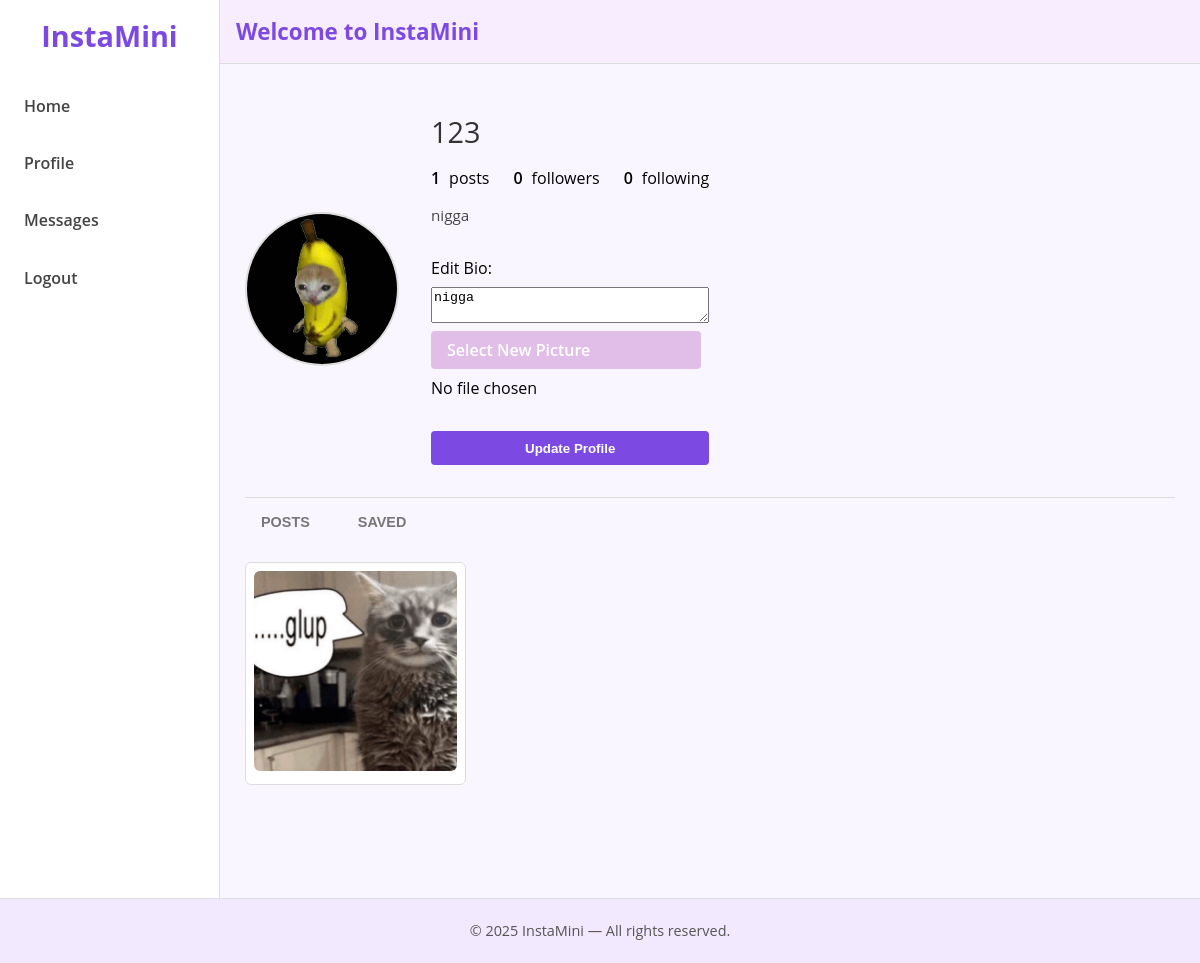
Screenshot of /profile (signed in) with the database file from the repository.
### tables this page shows
CREATE TABLE users (
                id INTEGER PRIMARY KEY AUTOINCREMENT,
                username TEXT UNIQUE NOT NULL,
                password_hash TEXT NOT NULL,
                profile_picture TEXT,
                bio TEXT
            );

CREATE TABLE posts (
                id INTEGER PRIMARY KEY AUTOINCREMENT,
                user_id INTEGER NOT NULL,
                content TEXT,
                media_filename TEXT,
                created_at DATETIME NOT NULL,
                FOREIGN KEY(user_id) REFERENCES users(id)
            );

### app.py (the view, shortened to what this page needs)
@app.route("/profile", methods=["GET", "POST"])
def profile():
    user_id = get_current_user_id()
    if not user_id:
        return redirect(url_for("login"))
    conn = get_db_connection()
    user = conn.execute("SELECT * FROM users WHERE id=?", (user_id,)).fetchone()
    user = conn.execute("SELECT * FROM users WHERE id=?", (user_id,)).fetchone()
    raw_posts = conn.execute("""
        SELECT p.*, u.username, u.profile_picture
        FROM posts p
        JOIN users u ON p.user_id = u.id
        WHERE p.user_id=?
        ORDER BY p.created_at DESC
    """, (user_id,)).fetchall()
    posts = []
    for p in raw_posts:
        lr = conn.execute("SELECT COUNT(*) AS c FROM likes WHERE post_id=?", (p["id"],)).fetchone()
        like_count = lr["c"] if lr else 0
        posts.append({
            "id": p["id"],
            "content": p["content"],
            "media_filename": p["media_filename"],
            "created_at": p["created_at"],
            "username": p["username"],
            "profile_picture": p["profile_picture"],
            "like_count": like_count
        })
    raw_saved = conn.execute("""
        SELECT p.*, u.username, u.profile_picture
        FROM saved_posts s
        JOIN posts p ON s.post_id = p.id
        JOIN users u ON p.user_id = u.id
        WHERE s.user_id=?
        ORDER BY p.created_at DESC
    """, (user_id,)).fetchall()
    saved_posts = []
    for sp in raw_saved:
        lr = conn.execute("SELECT COUNT(*) AS c FROM likes WHERE post_id=?", (sp["id"],)).fetchone()
        like_count = lr["c"] if lr else 0
        saved_posts.append({
            "id": sp["id"],
            "content": sp["content"],
            "media_filename": sp["media_filename"],
            "created_at": sp["created_at"],
            "username": sp["username"],
            "profile_picture": sp["profile_picture"],
            "like_count": like_count
        })
    conn.close()
    user_post_count = len(posts)
    return render_template("profile.html",
                           user=user,
                           posts=posts,
                           saved_posts=saved_posts,
                           user_post_count=user_post_count)

### app.py (called while the page is built)
def get_db_connection():
    conn = sqlite3.connect(DATABASE)
    conn.row_factory = sqlite3.Row
    return conn

def get_current_user_id():
    return session.get("user_id")

### templates/profile.html (shortened to what this page needs)
{% extends "base.html" %}
{% block content %}
<div class="profile-page-instagram animated-fade-in">
  <div class="profile-header">
    <div class="profile-pic-container">
      {% if user.profile_picture %}
        <img class="profile-picture-large"
             src="{{ url_for('static', filename='uploads/' ~ user.profile_picture) }}"
             alt="Profile Pic"/>
      {% else %}
        <img class="profile-picture-large"
             src="{{ url_for('static', filename='uploads/default.png') }}"
             alt="No Profile Pic"/>
      {% endif %}
    </div>
    <div class="user-info-container">
      <div class="user-top-row">
        <h2 class="username">{{ user.username }}</h2>
      </div>
      <ul class="profile-stats">
        <li><span class="stat-number">{{ user_post_count }}</span> posts</li>
        <li><span class="stat-number">0</span> followers</li>
        <li><span class="stat-number">0</span> following</li>
      </ul>
      <div class="profile-bio">
        {{ user.bio if user.bio else "" }}
      </div>
      <form method="POST" action="{{ url_for('profile') }}" enctype="multipart/form-data" class="profile-edit-form">
        <label>Edit Bio:</label>
        <textarea name="bio" rows="2">{{ user.bio or '' }}</textarea>
        <label class="custom-file-label">
          <span>Select New Picture</span>
        </label>
        <span id="profilePicName">No file chosen</span>
        <button type="submit" class="btn-primary">Update Profile</button>
      </form>
    </div>
  </div>
  <div class="profile-tabs">
    <button class="tab-button" onclick="showTab('posts')">Posts</button>
    <button class="tab-button" onclick="showTab('saved')">Saved</button>
  </div>
  <div id="posts" class="profile-posts-grid" style="display: grid;">
    {% for post in posts %}
      <div class="post-tile">
        {% if post.media_filename %}
          {% set p_ext = post.media_filename|lower %}
          {% if p_ext.endswith('.png') or p_ext.endswith('.jpg') or p_ext.endswith('.jpeg') or p_ext.endswith('.gif') %}
            <img class="tile-image"
                 src="{{ url_for('static', filename='uploads/' ~ post.media_filename) }}"
                 alt="Post Media"/>
          {% elif p_ext.endswith('.mp4') or p_ext.endswith('.mov') or p_ext.endswith('.avi') %}
            <video class="tile-image"
                   src="{{ url_for('static', filename='uploads/' ~ post.media_filename) }}"
                   controls></video>
          {% else %}
            <p>{{ post.content }}</p>
          {% endif %}
        {% else %}
          <p>{{ post.content }}</p>
        {% endif %}
      </div>
    {% endfor %}
  </div>
</div>
{% endblock %}

### static/style.css (style rules this page uses)
html, body { margin: 0; padding: 0; background-color: #faf6ff; font-family: 'Open Sans', sans-serif; }
.btn-primary { margin-top: 1.5rem; width: 100%; padding: 0.6rem; background-color: #7c49e3; color: #fff; font-weight: 600; border: none; border-radius: 4px; cursor: pointer; }
.profile-page-instagram { max-width: 930px; margin: 2rem auto; display: flex; flex-direction: column; }
.profile-header { display: flex; align-items: center; margin-bottom: 2rem; }
.profile-pic-container { margin-right: 2rem; display: flex; justify-content: center; align-items: center; }
.profile-picture-large { width: 150px; height: 150px; border-radius: 50%; object-fit: cover; border: 2px solid #ddd; }
.user-info-container { display: flex; flex-direction: column; gap: 1rem; }
.user-top-row { display: flex; align-items: center; gap: 1rem; }
.username { font-size: 1.8rem; font-weight: 400; margin: 0; color: #333; }
.profile-stats { display: flex; gap: 1.5rem; list-style: none; padding: 0; margin: 0; }
.profile-stats li { font-size: 1rem; }
.stat-number { font-weight: 600; margin-right: 0.3rem; }
.profile-bio { font-size: 0.95rem; color: #444; }
.profile-edit-form { margin-top: 1rem; display: flex; flex-direction: column; gap: 0.5rem; }
.profile-tabs { display: flex; gap: 1rem; border-top: 1px solid #ddd; margin-bottom: 1rem; }
.tab-button { background: none; border: none; text-transform: uppercase; font-weight: 600; font-size: 0.9rem; padding: 1rem; cursor: pointer; color: #777; }
.profile-posts-grid { display: grid; grid-template-columns: repeat(auto-fill, minmax(220px, 1fr)); gap: 1rem; }
.post-tile { background-color: #fff; border-radius: 6px; border: 1px solid #ddd; text-align: center; overflow: hidden; padding: 0.5rem; }
.tile-image { width: 100%; max-height: 260px; object-fit: cover; border-radius: 6px; }
.animated-fade-in { animation: fadeIn 0.5s ease forwards; opacity: 0; }
.custom-file-label { background-color: #e1bee7; color: #fff; font-weight: 600; padding: 0.5rem 1rem; border-radius: 4px; cursor: pointer; display: inline-block; position: relative; margin-right: 0.5rem; }
.custom-file-label span { pointer-events: none; }

### rows the page displays
users: profile_picture (picture), username "123", bio "nigga"
posts: media_filename (picture)

### other values shown
{{ user_post_count }} "1"
